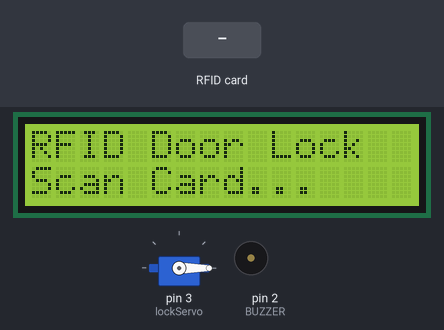
Recording of a sketch running on a simulated Arduino Uno, built with avr-gcc and run on an emulated ATmega328P. Shown: 16×2 character LCD, servo, buzzer (waves = sounding, pin HIGH). The inputs (shaded band) are chosen by the test bench. Pins used as bus, display or sensor lines are not drawn; what the sketch prints to the serial monitor is not drawn.

Above: at 1.3 s.
1.4 s: RFID card 5E 7A 19 C4 held to the reader
At 1.53 s:
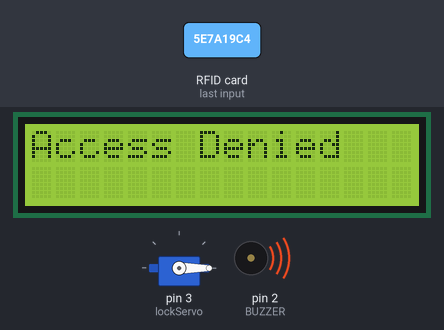
At 2.9 s:
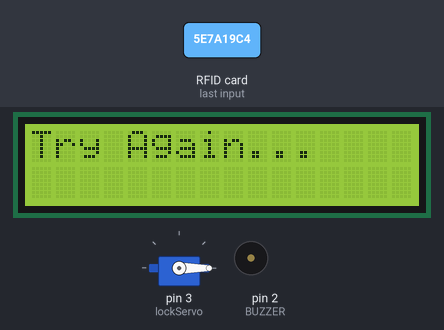
3.7 s: RFID card 93 A7 45 1C held to the reader
At 5.3 s:
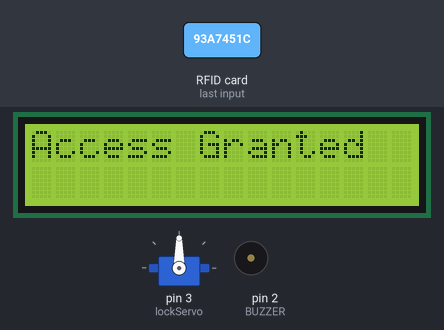
Timing chart, 0 to 8.4 s (numbered marks = the images above; inputs shaded):
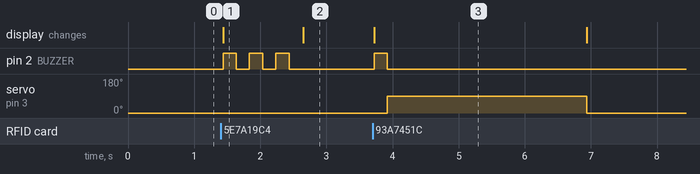

Measured:
- after the input at 1.4 s, pin 2 (BUZZER): alternates HIGH for 0.20 s and LOW for 0.20 s, 6 changes in all, then stays LOW, starting at once; the display: changes at once (image 1)
- after the input at 3.7 s, pin 2 (BUZZER): LOW → HIGH at once, → LOW 0.20 s later; servo on pin 3 (lockServo): 0° → 90° after 0.22 s, → 0° 3.0 s later; the display: changes at once (image 3)
- what the display in image 1 shows lasts 1.3 s, from 1.4 s to 2.7 s

The sketch:

main.ino
```cpp
#include <SPI.h>
#include <MFRC522.h>
#include <Wire.h>
#include <LiquidCrystal_I2C.h>
#include <Servo.h>

#define SS_PIN 10
#define RST_PIN 9
#define BUZZER 2

MFRC522 rfid(SS_PIN, RST_PIN);
LiquidCrystal_I2C lcd(0x27, 16, 2);
Servo lockServo;

// Change this UID to your card UID
byte allowedUID[4] = {0x93, 0xA7, 0x45, 0x1C};

void setup() {
  Serial.begin(9600);
  SPI.begin();
  rfid.PCD_Init();

  lcd.init();
  lcd.backlight();

  pinMode(BUZZER, OUTPUT);

  lockServo.attach(3);
  lockServo.write(0); // locked position

  lcd.setCursor(0, 0);
  lcd.print("RFID Door Lock");
  lcd.setCursor(0, 1);
  lcd.print("Scan Card...");
}

void loop() {

  if (!rfid.PICC_IsNewCardPresent())
    return;

  if (!rfid.PICC_ReadCardSerial())
    return;

  Serial.print("UID: ");
  for (byte i = 0; i < rfid.uid.size; i++) {
    Serial.print(rfid.uid.uidByte[i], HEX);
    Serial.print(" ");
  }
  Serial.println();

  if (checkUID(rfid.uid.uidByte)) {
    accessGranted();
  } else {
    accessDenied();
  }

  rfid.PICC_HaltA();
}

bool checkUID(byte *uid) {
  for (byte i = 0; i < 4; i++) {
    if (uid[i] != allowedUID[i]) {
      return false;
    }
  }
  return true;
}

void accessGranted() {
  lcd.clear();
  lcd.setCursor(0, 0);
  lcd.print("Access Granted");

  digitalWrite(BUZZER, HIGH);
  delay(200);
  digitalWrite(BUZZER, LOW);

  lockServo.write(90); // unlock
  delay(3000);

  lockServo.write(0); // lock back

  lcd.clear();
  lcd.print("Scan Again...");
}

void accessDenied() {
  lcd.clear();
  lcd.setCursor(0, 0);
  lcd.print("Access Denied");

  for (int i = 0; i < 3; i++) {
    digitalWrite(BUZZER, HIGH);
    delay(200);
    digitalWrite(BUZZER, LOW);
    delay(200);
  }

  lcd.clear();
  lcd.print("Try Again...");
}
```
